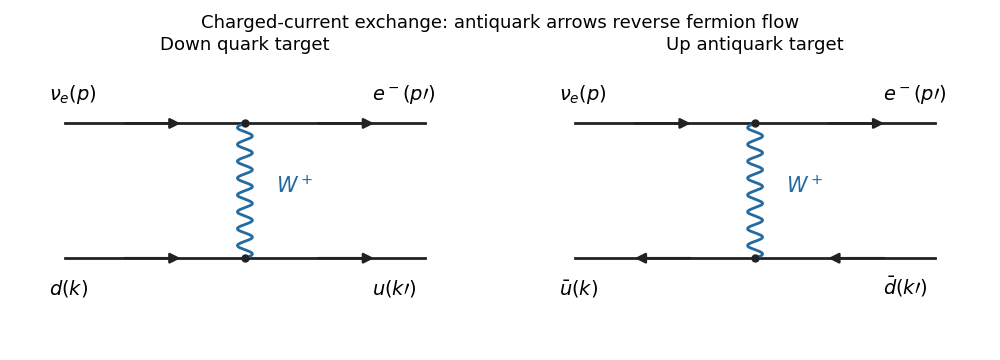

The script that saved this image:
"""Generate the opaque 1000x360 two-channel diagram into cwd.
Tested: Python 3.14.4, numpy 2.3.5, matplotlib 3.10.7.
"""
from pathlib import Path
import matplotlib
matplotlib.use('Agg')
import matplotlib.pyplot as plt
import numpy as np
fig,axes=plt.subplots(1,2,figsize=(10,3.6),dpi=100,facecolor='white')
fig.subplots_adjust(left=.025,right=.975,bottom=.11,top=.83,wspace=.16)
for ax,anti in zip(axes,[False,True]):
 ax.set(xlim=(0,1),ylim=(0,1));ax.axis('off')
 for y in [.76,.24]:
  ax.plot([.09,.91],[y,y],color='#222222',lw=2)
  sign=-1 if anti and y==.24 else 1
  for left,right in [(.22,.36),(.66,.80)]:
   if sign<0:left,right=right,left
   ax.annotate('',xy=(right,y),xytext=(left,y),arrowprops=dict(arrowstyle='-|>',mutation_scale=15,color='#222222',lw=1.8))
 t=np.linspace(0,1,600)
 ax.plot(.5+.017*np.sin(2*np.pi*8*t),.24+.52*t,color='#246ba1',lw=2)
 ax.plot([.5,.5],[.24,.76],'o',ms=5,color='#222222')
 ax.text(.055,.85,r'$\nu_e(p)$',fontsize=14)
 ax.text(.79,.85,r'$e^-(p\prime)$',fontsize=14)
 ax.text(.055,.10,r'$\bar u(k)$' if anti else r'$d(k)$',fontsize=14)
 ax.text(.79,.10,r'$\bar d(k\prime)$' if anti else r'$u(k\prime)$',fontsize=14)
 ax.text(.57,.49,r'$W^+$',fontsize=15,color='#246ba1')
 ax.set_title('Up antiquark target' if anti else 'Down quark target',fontsize=13,pad=8)
fig.suptitle('Charged-current exchange: antiquark arrows reverse fermion flow',fontsize=13,y=.96)
fig.savefig(Path.cwd()/'paper-305-neutrino-scattering.png',dpi=100,facecolor='white',transparent=False)
plt.close(fig)
